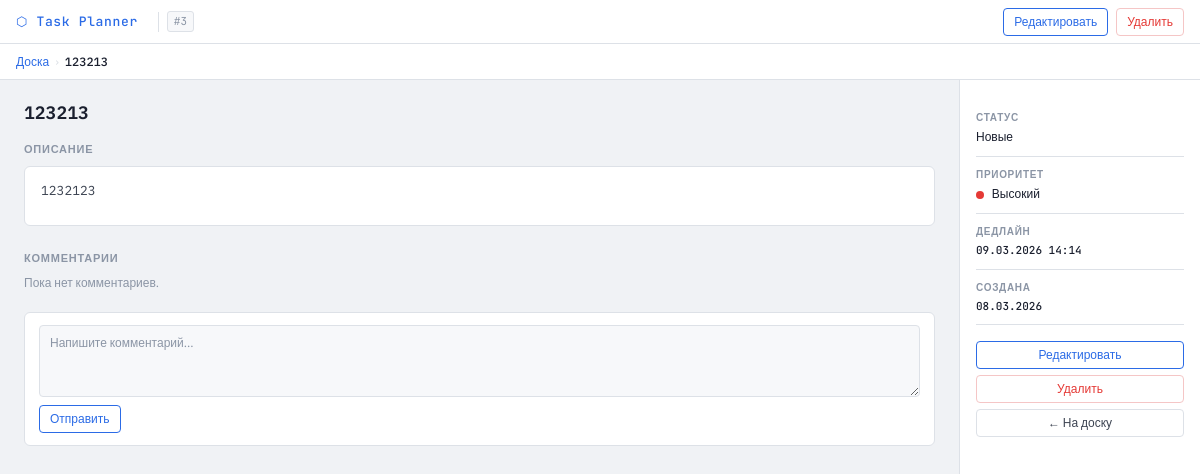
The page /view_task.php?id=3 (signed in) on the database its author committed.
### tables this page shows
CREATE TABLE `tasks` (
  `id` int NOT NULL,
  `title` varchar(200) NOT NULL,
  `description` text,
  `priority` enum('low','medium','high') NOT NULL,
  `deadline` datetime DEFAULT NULL,
  `project_id` int NOT NULL,
  `assigned_to` int DEFAULT NULL,
  `status` enum('new','working','progress','done') NOT NULL DEFAULT 'new',
  `created_at` datetime NOT NULL DEFAULT CURRENT_TIMESTAMP
);

### view_task.php (the view, shortened to what this page needs)
<?php
$task_id = $_GET['id'];
$database = new Database();
$db = $database->getConnection();
$stmt = $db->prepare("
    SELECT t.* FROM tasks t
    JOIN projects p ON t.project_id = p.id
    LEFT JOIN project_members pm ON p.id = pm.project_id
    WHERE t.id = :task_id
      AND (p.owner_id = :user_id OR pm.user_id = :user_id)
    LIMIT 1
");
$stmt->execute(['task_id' => $task_id, 'user_id' => $_SESSION['user_id']]);
$task = $stmt->fetch(PDO::FETCH_ASSOC);
$stmtComments = $db->prepare("
    SELECT tc.*, u.name as author_name
    FROM task_comments tc
    JOIN users u ON tc.user_id = u.id
    WHERE tc.task_id = ?
    ORDER BY tc.created_at ASC
");
$stmtComments->execute([$task_id]);
$comments = $stmtComments->fetchAll(PDO::FETCH_ASSOC);
$statusLabels   = ['new' => 'Новые', 'working' => 'В работе', 'progress' => 'В процессе', 'done' => 'Завершены'];
$priorityLabels = ['low' => 'Низкий', 'medium' => 'Средний', 'high' => 'Высокий'];
$priorityColors = ['low' => 'var(--green)', 'medium' => 'var(--yellow)', 'high' => 'var(--red)'];
?>
<!DOCTYPE html>
<html lang="ru">
<head>
    <link href="https://cdn.jsdelivr.net/npm/bootstrap@5.3.2/dist/css/bootstrap.min.css" rel="stylesheet">
</head>
<body>
<div class="topbar">
    <a href="index.php" class="topbar-brand">⬡ Task Planner</a>
    <span class="task-id-badge">#<?= $task['id'] ?></span>
    <a href="edit_task.php?id=<?= $task['id'] ?>" class="topbar-btn primary">Редактировать</a>
    <a href="delete_task.php?id=<?= $task['id'] ?>" class="topbar-btn danger"
       onclick="return confirm('Удалить задачу?')">Удалить</a>
</div>
<div class="breadbar">
    <a href="index.php">Доска</a>
    <span class="breadbar-sep">›</span>
    <span class="breadbar-current"><?= htmlspecialchars($task['title']) ?></span>
</div>
<div class="page-content">
    <div class="main-panel">
        <div class="task-title"><?= htmlspecialchars($task['title']) ?></div>
        <div class="section-label">Описание</div>
        <div class="desc-block">
            <?= !empty($task['description'])
                ? nl2br(htmlspecialchars($task['description']))
                : '<em>Нет описания</em>' ?>
        </div>
        <div class="section-label">Комментарии</div>
        <div class="comments-wrap" id="comments-list-<?= $task_id ?>">
            <?php if (empty($comments)): ?>
                <div id="no-comments-msg" style="font-size:12px;color:var(--text-dim);">Пока нет комментариев.</div>
            <?php endif; ?>
        </div>
        <div class="comment-form-wrap">
            <form id="comment-form-<?= $task_id ?>" onsubmit="addComment(event, <?= $task_id ?>)" style="display:flex;flex-direction:column;gap:8px;">
                <textarea name="comment" class="tp-textarea" rows="3" maxlength="500"
                          placeholder="Напишите комментарий..." required></textarea>
                <div style="display:flex;align-items:center;gap:8px;">
                    <button type="submit" class="topbar-btn primary">Отправить</button>
                </div>
            </form>
        </div>
    </div>
    <div class="side-panel">
        <div class="detail-row">
            <span class="detail-key">Статус</span>
            <span class="detail-val"><?= $statusLabels[$task['status']] ?? $task['status'] ?></span>
        </div>
        <div class="detail-row">
            <span class="detail-key">Приоритет</span>
            <span class="detail-val">
                <span class="priority-dot" style="background:<?= $priorityColors[$task['priority']] ?? '#aaa' ?>;"></span>
                <?= $priorityLabels[$task['priority']] ?? $task['priority'] ?>
            </span>
        </div>
        <div class="detail-row">
            <span class="detail-key">Дедлайн</span>
            <span class="detail-val mono">
                <?= $task['deadline'] ? date('d.m.Y H:i', strtotime($task['deadline'])) : '—' ?>
            </span>
        </div>
        <div class="detail-row">
            <span class="detail-key">Создана</span>
            <span class="detail-val mono">
                <?= date('d.m.Y', strtotime($task['created_at'])) ?>
            </span>
        </div>
        <div class="side-actions">
            <a href="edit_task.php?id=<?= $task['id'] ?>" class="topbar-btn primary" style="justify-content:center;">Редактировать</a>
            <a href="delete_task.php?id=<?= $task['id'] ?>" class="topbar-btn danger" style="justify-content:center;"
               onclick="return confirm('Удалить задачу?')">Удалить</a>
            <a href="index.php" class="topbar-btn" style="justify-content:center;">← На доску</a>
        </div>
    </div>
</div>
</body>
</html>

### view_task.php (style rules this page uses)
:root { --bg: #f0f2f5; --surface: #ffffff; --surface2: #f7f8fa; --border: #dde1e7; --text: #3d4452; --text-dim: #8b95a5; --text-head: #1a1f2e; --accent: #2b6be6; --red: #e53935; --yellow: #e8a000; --green: #1e9e52; }
* { box-sizing: border-box; margin: 0; padding: 0; }
body { background: var(--bg); color: var(--text); font-family: 'IBM Plex Sans', sans-serif; font-size: 13px; min-height: 100vh; display: flex; flex-direction: column; }
.topbar { height: 44px; background: var(--surface); border-bottom: 1px solid var(--border); display: flex; align-items: center; padding: 0 16px; gap: 8px; flex-shrink: 0; }
.topbar-brand { font-family: 'JetBrains Mono', monospace; font-size: 13px; font-weight: 500; color: var(--accent); letter-spacing: 0.05em; margin-right: 12px; text-decoration: none; }
.topbar-btn { height: 28px; padding: 0 10px; border-radius: 4px; font-size: 12px; font-weight: 500; border: 1px solid var(--border); background: transparent; color: var(--text); cursor: pointer; text-decoration: none; display: inline-flex; align-items: center; gap: 5px; transition: background .15s, border-color .15s, color .15s; }
.topbar-btn.primary { border-color: var(--accent); color: var(--accent); }
.topbar-btn.danger { border-color: #f5c6c6; color: var(--red); }
.breadbar { height: 36px; background: var(--surface); border-bottom: 1px solid var(--border); display: flex; align-items: center; padding: 0 16px; gap: 6px; font-size: 12px; color: var(--text-dim); }
.breadbar a { color: var(--accent); text-decoration: none; }
.breadbar-sep { color: var(--border); }
.breadbar-current { color: var(--text-head); font-weight: 500; }
.task-id-badge { font-family: 'JetBrains Mono', monospace; font-size: 11px; background: var(--surface2); border: 1px solid var(--border); border-radius: 3px; padding: 1px 6px; color: var(--text-dim); }
.page-content { flex: 1; display: flex; gap: 0; overflow: hidden; }
.main-panel { flex: 1; overflow-y: auto; padding: 20px 24px; border-right: 1px solid var(--border); }
.task-title { font-size: 18px; font-weight: 600; color: var(--text-head); line-height: 1.4; margin-bottom: 16px; }
.section-label { font-size: 11px; font-weight: 600; text-transform: uppercase; letter-spacing: .07em; color: var(--text-dim); margin-bottom: 8px; }
.desc-block { background: var(--surface); border: 1px solid var(--border); border-radius: 6px; padding: 14px 16px; font-size: 13px; line-height: 1.6; color: var(--text); margin-bottom: 24px; min-height: 60px; }
.comments-wrap { display: flex; flex-direction: column; gap: 10px; margin-bottom: 20px; }
.comment-form-wrap { background: var(--surface); border: 1px solid var(--border); border-radius: 6px; padding: 12px 14px; }
.tp-textarea { width: 100%; background: var(--surface2); border: 1px solid var(--border); border-radius: 4px; color: var(--text); font-family: 'IBM Plex Sans', sans-serif; font-size: 12px; padding: 8px 10px; resize: vertical; outline: none; transition: border-color .15s; min-height: 72px; }
.tp-textarea::placeholder { color: var(--text-dim); }
.side-panel { width: 240px; min-width: 240px; overflow-y: auto; padding: 20px 16px; background: var(--surface); }
.detail-row { display: flex; flex-direction: column; gap: 3px; padding: 10px 0; border-bottom: 1px solid var(--border); }
.detail-key { font-size: 10px; font-weight: 600; text-transform: uppercase; letter-spacing: .07em; color: var(--text-dim); }
.detail-val { font-size: 12px; font-weight: 500; color: var(--text-head); }
.priority-dot { display: inline-block; width: 8px; height: 8px; border-radius: 50%; margin-right: 5px; vertical-align: middle; }
.mono { font-family: 'JetBrains Mono', monospace; font-size: 11px; }
.side-actions { display: flex; flex-direction: column; gap: 6px; margin-top: 16px; }

### rows shown on the page
tasks: id "3", title "123213", description "1232123", status "Новые", priority "Высокий", deadline "09.03.2026 14:14", created_at "08.03.2026"
